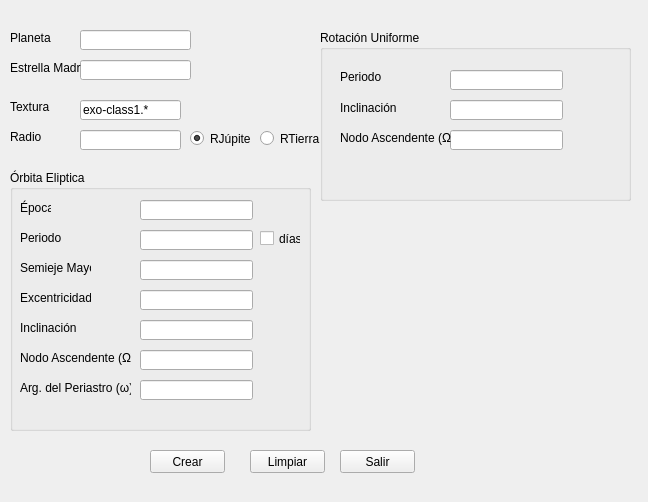
<?xml version="1.0" encoding="UTF-8"?>
<ui version="4.0">
 <class>PlanetMaker</class>
 <widget class="QWidget" name="PlanetMaker">
  <property name="geometry">
   <rect>
    <x>0</x>
    <y>0</y>
    <width>648</width>
    <height>502</height>
   </rect>
  </property>
  <property name="windowTitle">
   <string>PlanetMaker</string>
  </property>
  <widget class="QPushButton" name="btnSalir">
   <property name="geometry">
    <rect>
     <x>340</x>
     <y>450</y>
     <width>75</width>
     <height>23</height>
    </rect>
   </property>
   <property name="text">
    <string>Salir</string>
   </property>
  </widget>
  <widget class="QPushButton" name="btnLimpiar">
   <property name="geometry">
    <rect>
     <x>250</x>
     <y>450</y>
     <width>75</width>
     <height>23</height>
    </rect>
   </property>
   <property name="text">
    <string>Limpiar</string>
   </property>
  </widget>
  <widget class="QLineEdit" name="leRadio">
   <property name="geometry">
    <rect>
     <x>80</x>
     <y>130</y>
     <width>101</width>
     <height>20</height>
    </rect>
   </property>
  </widget>
  <widget class="QLabel" name="label_3">
   <property name="geometry">
    <rect>
     <x>10</x>
     <y>100</y>
     <width>46</width>
     <height>13</height>
    </rect>
   </property>
   <property name="text">
    <string>Textura</string>
   </property>
  </widget>
  <widget class="QLineEdit" name="leEstrellaMadre">
   <property name="geometry">
    <rect>
     <x>80</x>
     <y>60</y>
     <width>111</width>
     <height>20</height>
    </rect>
   </property>
  </widget>
  <widget class="QLabel" name="label_2">
   <property name="geometry">
    <rect>
     <x>10</x>
     <y>60</y>
     <width>71</width>
     <height>16</height>
    </rect>
   </property>
   <property name="text">
    <string>Estrella Madre</string>
   </property>
  </widget>
  <widget class="QPushButton" name="btnCrear">
   <property name="geometry">
    <rect>
     <x>150</x>
     <y>450</y>
     <width>75</width>
     <height>23</height>
    </rect>
   </property>
   <property name="text">
    <string>Crear</string>
   </property>
  </widget>
  <widget class="QLabel" name="label">
   <property name="geometry">
    <rect>
     <x>10</x>
     <y>30</y>
     <width>41</width>
     <height>16</height>
    </rect>
   </property>
   <property name="text">
    <string>Planeta</string>
   </property>
  </widget>
  <widget class="QGroupBox" name="groupBox2">
   <property name="geometry">
    <rect>
     <x>320</x>
     <y>30</y>
     <width>311</width>
     <height>171</height>
    </rect>
   </property>
   <property name="title">
    <string>Rotación Uniforme</string>
   </property>
   <widget class="QLineEdit" name="lePeriodoRU">
    <property name="geometry">
     <rect>
      <x>130</x>
      <y>40</y>
      <width>113</width>
      <height>20</height>
     </rect>
    </property>
   </widget>
   <widget class="QLineEdit" name="leInclinacionRU">
    <property name="geometry">
     <rect>
      <x>130</x>
      <y>70</y>
      <width>113</width>
      <height>20</height>
     </rect>
    </property>
   </widget>
   <widget class="QLineEdit" name="leNodoAscendenteRU">
    <property name="geometry">
     <rect>
      <x>130</x>
      <y>100</y>
      <width>113</width>
      <height>20</height>
     </rect>
    </property>
   </widget>
   <widget class="QLabel" name="label_9">
    <property name="geometry">
     <rect>
      <x>20</x>
      <y>40</y>
      <width>46</width>
      <height>13</height>
     </rect>
    </property>
    <property name="text">
     <string>Periodo</string>
    </property>
   </widget>
   <widget class="QLabel" name="label_10">
    <property name="geometry">
     <rect>
      <x>20</x>
      <y>70</y>
      <width>61</width>
      <height>16</height>
     </rect>
    </property>
    <property name="text">
     <string>Inclinación</string>
    </property>
   </widget>
   <widget class="QLabel" name="label_11">
    <property name="geometry">
     <rect>
      <x>20</x>
      <y>100</y>
      <width>111</width>
      <height>16</height>
     </rect>
    </property>
    <property name="text">
     <string>Nodo Ascendente (Ω)</string>
    </property>
   </widget>
  </widget>
  <widget class="QLineEdit" name="leTextura">
   <property name="geometry">
    <rect>
     <x>80</x>
     <y>100</y>
     <width>101</width>
     <height>20</height>
    </rect>
   </property>
   <property name="text">
    <string>exo-class1.*</string>
   </property>
  </widget>
  <widget class="QLineEdit" name="lePlaneta">
   <property name="geometry">
    <rect>
     <x>80</x>
     <y>30</y>
     <width>111</width>
     <height>20</height>
    </rect>
   </property>
  </widget>
  <widget class="QGroupBox" name="groupBox">
   <property name="geometry">
    <rect>
     <x>10</x>
     <y>170</y>
     <width>301</width>
     <height>261</height>
    </rect>
   </property>
   <property name="title">
    <string>Órbita Eliptica</string>
   </property>
   <widget class="QLabel" name="label_7">
    <property name="geometry">
     <rect>
      <x>10</x>
      <y>90</y>
      <width>71</width>
      <height>16</height>
     </rect>
    </property>
    <property name="text">
     <string>Semieje Mayor</string>
    </property>
   </widget>
   <widget class="QLineEdit" name="leInclinacion">
    <property name="geometry">
     <rect>
      <x>130</x>
      <y>150</y>
      <width>113</width>
      <height>20</height>
     </rect>
    </property>
   </widget>
   <widget class="QLineEdit" name="lePeriodo">
    <property name="geometry">
     <rect>
      <x>130</x>
      <y>60</y>
      <width>113</width>
      <height>20</height>
     </rect>
    </property>
   </widget>
   <widget class="QLineEdit" name="leSemiejeMayor">
    <property name="geometry">
     <rect>
      <x>130</x>
      <y>90</y>
      <width>113</width>
      <height>20</height>
     </rect>
    </property>
   </widget>
   <widget class="QLabel" name="label_12">
    <property name="geometry">
     <rect>
      <x>10</x>
      <y>150</y>
      <width>61</width>
      <height>16</height>
     </rect>
    </property>
    <property name="text">
     <string>Inclinación</string>
    </property>
   </widget>
   <widget class="QLabel" name="label_8">
    <property name="geometry">
     <rect>
      <x>10</x>
      <y>120</y>
      <width>71</width>
      <height>16</height>
     </rect>
    </property>
    <property name="text">
     <string>Excentricidad</string>
    </property>
   </widget>
   <widget class="QLabel" name="label_5">
    <property name="geometry">
     <rect>
      <x>10</x>
      <y>30</y>
      <width>31</width>
      <height>16</height>
     </rect>
    </property>
    <property name="text">
     <string>Época</string>
    </property>
   </widget>
   <widget class="QCheckBox" name="chkDias">
    <property name="geometry">
     <rect>
      <x>250</x>
      <y>60</y>
      <width>41</width>
      <height>17</height>
     </rect>
    </property>
    <property name="text">
     <string>días</string>
    </property>
   </widget>
   <widget class="QLineEdit" name="leExcentricidad">
    <property name="geometry">
     <rect>
      <x>130</x>
      <y>120</y>
      <width>113</width>
      <height>20</height>
     </rect>
    </property>
   </widget>
   <widget class="QLineEdit" name="leEpoca">
    <property name="geometry">
     <rect>
      <x>130</x>
      <y>30</y>
      <width>113</width>
      <height>20</height>
     </rect>
    </property>
   </widget>
   <widget class="QLabel" name="label_6">
    <property name="geometry">
     <rect>
      <x>10</x>
      <y>60</y>
      <width>41</width>
      <height>16</height>
     </rect>
    </property>
    <property name="text">
     <string>Periodo</string>
    </property>
   </widget>
   <widget class="QLabel" name="label_13">
    <property name="geometry">
     <rect>
      <x>10</x>
      <y>210</y>
      <width>111</width>
      <height>16</height>
     </rect>
    </property>
    <property name="text">
     <string>Arg. del Periastro (ω)</string>
    </property>
   </widget>
   <widget class="QLineEdit" name="leArgPeriastro">
    <property name="geometry">
     <rect>
      <x>130</x>
      <y>210</y>
      <width>113</width>
      <height>20</height>
     </rect>
    </property>
   </widget>
   <widget class="QLabel" name="label_14">
    <property name="geometry">
     <rect>
      <x>10</x>
      <y>180</y>
      <width>111</width>
      <height>16</height>
     </rect>
    </property>
    <property name="text">
     <string>Nodo Ascendente (Ω)</string>
    </property>
   </widget>
   <widget class="QLineEdit" name="leNodoAscendente">
    <property name="geometry">
     <rect>
      <x>130</x>
      <y>180</y>
      <width>113</width>
      <height>20</height>
     </rect>
    </property>
   </widget>
  </widget>
  <widget class="QLabel" name="label_4">
   <property name="geometry">
    <rect>
     <x>10</x>
     <y>130</y>
     <width>46</width>
     <height>13</height>
    </rect>
   </property>
   <property name="text">
    <string>Radio</string>
   </property>
  </widget>
  <widget class="QRadioButton" name="rdRadioJ">
   <property name="geometry">
    <rect>
     <x>190</x>
     <y>130</y>
     <width>61</width>
     <height>17</height>
    </rect>
   </property>
   <property name="text">
    <string>RJúpiter</string>
   </property>
   <property name="checked">
    <bool>true</bool>
   </property>
  </widget>
  <widget class="QRadioButton" name="rdRadioT">
   <property name="geometry">
    <rect>
     <x>260</x>
     <y>130</y>
     <width>61</width>
     <height>17</height>
    </rect>
   </property>
   <property name="text">
    <string>RTierra</string>
   </property>
  </widget>
 </widget>
 <tabstops>
  <tabstop>lePlaneta</tabstop>
  <tabstop>leEstrellaMadre</tabstop>
  <tabstop>leTextura</tabstop>
  <tabstop>leRadio</tabstop>
  <tabstop>leEpoca</tabstop>
  <tabstop>lePeriodo</tabstop>
  <tabstop>chkDias</tabstop>
  <tabstop>leSemiejeMayor</tabstop>
  <tabstop>leExcentricidad</tabstop>
  <tabstop>leInclinacion</tabstop>
  <tabstop>leNodoAscendente</tabstop>
  <tabstop>leArgPeriastro</tabstop>
  <tabstop>lePeriodoRU</tabstop>
  <tabstop>leInclinacionRU</tabstop>
  <tabstop>leNodoAscendenteRU</tabstop>
  <tabstop>btnCrear</tabstop>
  <tabstop>btnLimpiar</tabstop>
  <tabstop>btnSalir</tabstop>
 </tabstops>
 <resources/>
 <connections/>
</ui>
